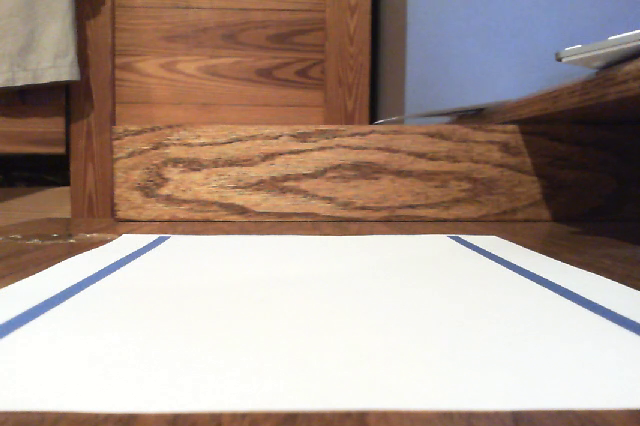
#> input picture frame 31 of test/LaneDetection/Samples/Movie on 2-2-17 at 1.58 AM.mov, 640 x 426 px
$ python lanedetectionfromvideo.py
#> lines starting #> are read from the running program, lines starting #| are printed output that depends on the picture; after the words box and inside, x2 and y2 are one past the last pixel; in counts of white or black regions, pixels touching at a corner belong together
import numpy as np
import cv2
import math

mtx = np.matrix([[  1.09737118e+03, 0.00000000e+00, 6.29382303e+02], [  0.00000000e+00, 1.10083151e+03, 3.71037449e+02], [  0.00000000e+00, 0.00000000e+00, 1.00000000e+00]])
dist = np.matrix([[  1.37334519e-01, -1.20441566e+00, 2.19553714e-03, -4.06071434e-04, 2.18048197e+00]])


kernel1 = np.ones((4, 4), np.uint8)
kernel2 = np.ones((9, 9), np.uint8)

cap = cv2.VideoCapture('/Users/Benjamin/PycharmProjects/SeniorProject/LaneDetection/Samples/Movie on 2-2-17 at 1.58 AM.mov')

trap_bottom_width = 0.85
trap_top_width = 0.07
trap_height = 0.4

try:
    while True:
        ret, frame = cap.read()
#> frame is the input picture: shape (426, 640, 3); mean B, G, R 142, 151.9, 170.6
        h, w = frame.shape[:2]
#> h = 426; w = 640
        print(h,w)
#| 426 640
        newcameramtx, roi = cv2.getOptimalNewCameraMatrix(mtx, dist, (w, h), 1, (w, h))
#> roi = (11, 7, 628, 418)
        undistort = cv2.undistort(frame, mtx, dist, None, newcameramtx)
        x, y, w, h = roi
#> x = 11; y = 7; w = 628; h = 418
        undistort = undistort[y:y + h, x:x + w]
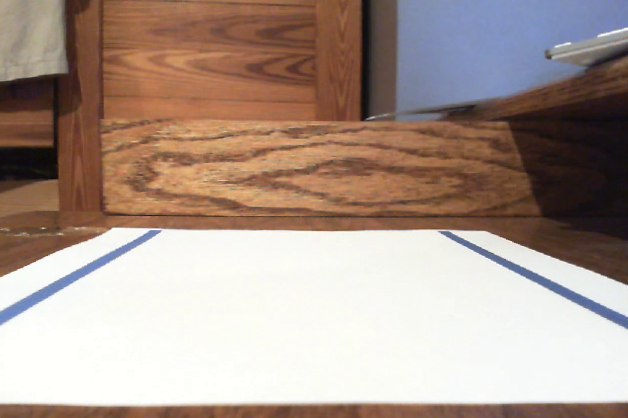
#> undistort: shape (418, 628, 3); mean B, G, R 142.9, 152.8, 171.6
        cv2.imshow('undistort', undistort)
        src_pts = np.float32([[343, 386], [857, 386], [0, 558], [1256, 585]])  # src

        dst_pts = np.float32([[0, 0], [513, 0], [0, 660], [516, 690]])  # dst

        M = cv2.getPerspectiveTransform(src_pts, dst_pts)
        dst_img = cv2.warpPerspective(frame, M, (516, 690))
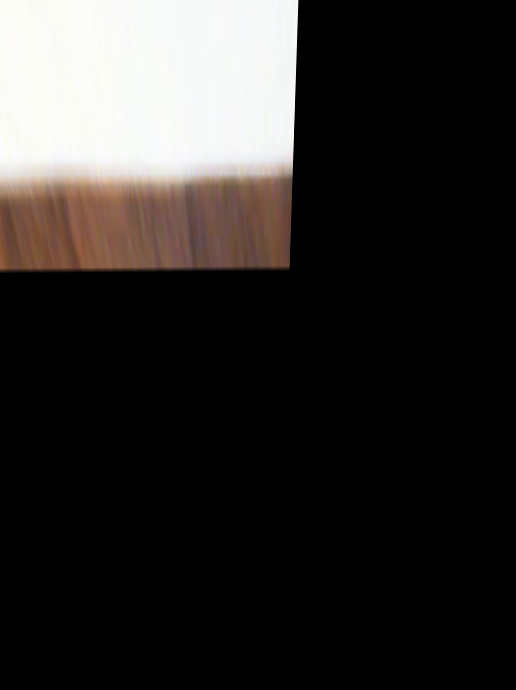
#> dst_img: shape (690, 516, 3); mean B, G, R 41.9, 43.5, 46
        cv2.imshow('preview', dst_img)


        cv2.imshow('frame',frame)
        blur = cv2.GaussianBlur(frame, (5, 5), 3)
        cv2.imshow('blur', blur)
        hsv = cv2.cvtColor(blur, cv2.COLOR_BGR2HSV)  # Convert to HSV
#> hsv: shape (426, 640, 3); mean H, S, V 35.7, 71.9, 175.4
        lower_blue = np.array([110, 50, 50])  # define range of blue color in HSV
        upper_blue = np.array([130, 255, 255])
        mask = cv2.inRange(hsv, lower_blue, upper_blue)  # Threshold the HSV image to get only blue colors
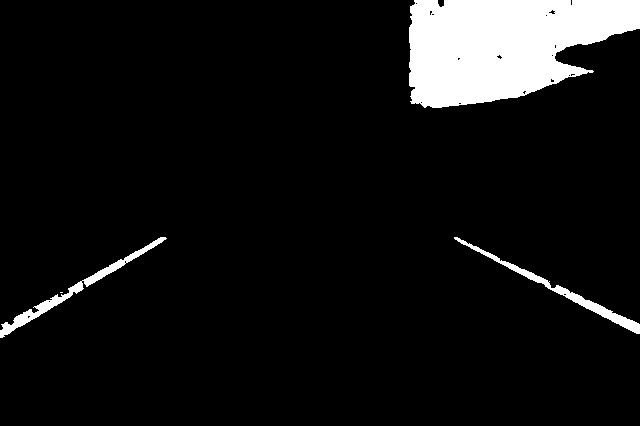
#> mask: shape (426, 640); 7.7% white; 4 white regions (1 under 20 px), largest, box (x1, y1, x2, y2) and area: (409, 0, 640, 108) 18268, (0, 237, 167, 338) 1412, (454, 237, 640, 334) 1350
        cv2.imshow('mask', mask)
        res = cv2.bitwise_and(frame, frame, mask=mask)
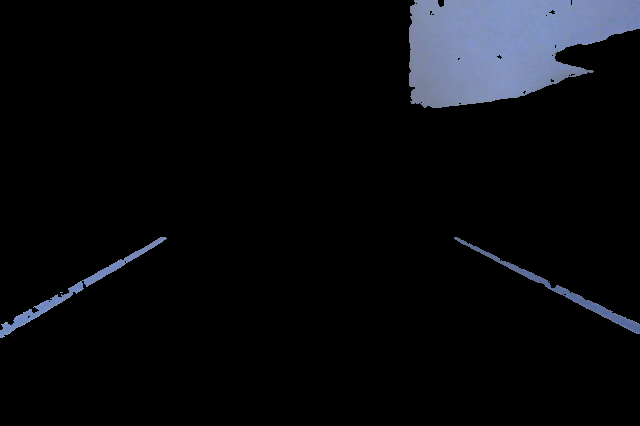
#> res: shape (426, 640, 3); mean B, G, R 13.9, 10.8, 9.6
        cv2.imshow('res', res)  # Show result
        dilation = cv2.dilate(mask, kernel1, iterations=3)
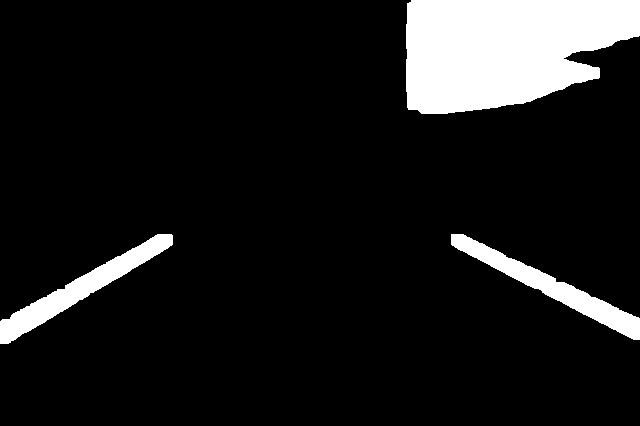
#> dilation: shape (426, 640); 10.6% white; 3 white regions, box (x1, y1, x2, y2) and area: (406, 0, 640, 114) 21007, (0, 234, 173, 344) 3947, (451, 234, 640, 340) 3877
        cv2.imshow('dilate',dilation)
        erosion = cv2.erode(dilation, kernel1, iterations=1)
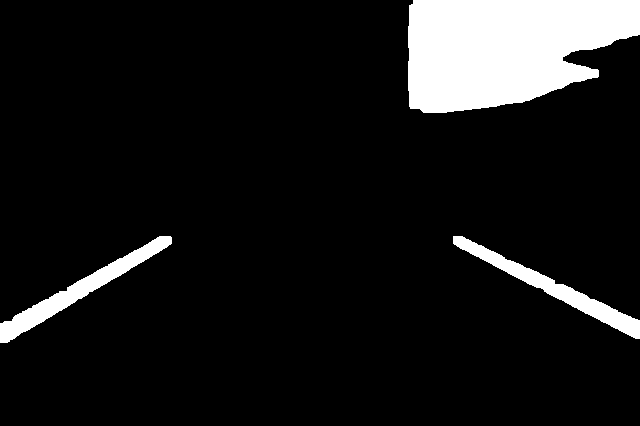
#> erosion: shape (426, 640); 9.7% white; 3 white regions, box (x1, y1, x2, y2) and area: (408, 0, 640, 113) 20348, (0, 236, 172, 343) 3147, (453, 236, 640, 339) 3020
        cv2.imshow('erosion', erosion)
        edged = cv2.Canny(erosion, 50, 150)
#> edged: shape (426, 640); 0.46% white in thin lines or dots, all inside (x1, y1, x2, y2) = (0, 0, 640, 343)
        closing = cv2.morphologyEx(edged, cv2.MORPH_CLOSE, kernel2)
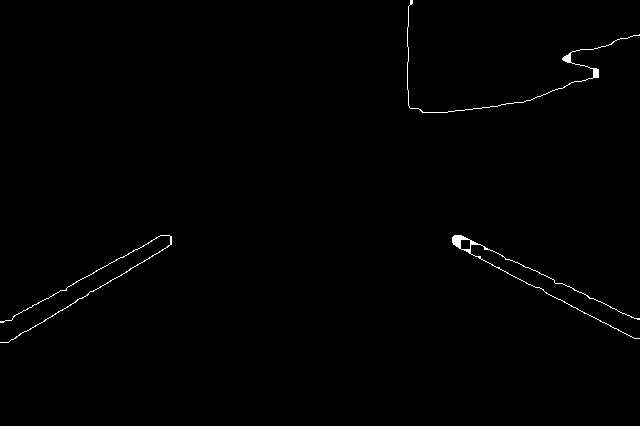
#> closing: shape (426, 640); 0.55% white in thin lines or dots, all inside (x1, y1, x2, y2) = (0, 0, 640, 343)

        cv2.waitKey(5)
except KeyboardInterrupt:
        pass

$ run again, starting later in the video
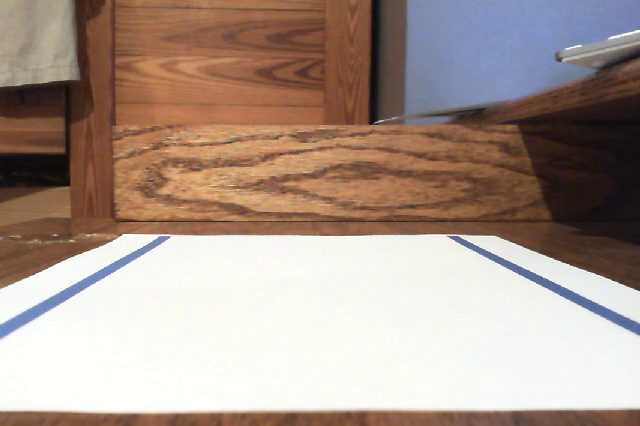
#> input picture frame 139 of test/LaneDetection/Samples/Movie on 2-2-17 at 1.58 AM.mov, 640 x 426 px
#> frame is the input picture: shape (426, 640, 3); mean B, G, R 141.8, 152, 170.7
#| 426 640
#> hsv: shape (426, 640, 3); mean H, S, V 34.4, 72.5, 175.5
#> `mask = cv2.inRange(hsv, lower_blue, upper_blue)`:
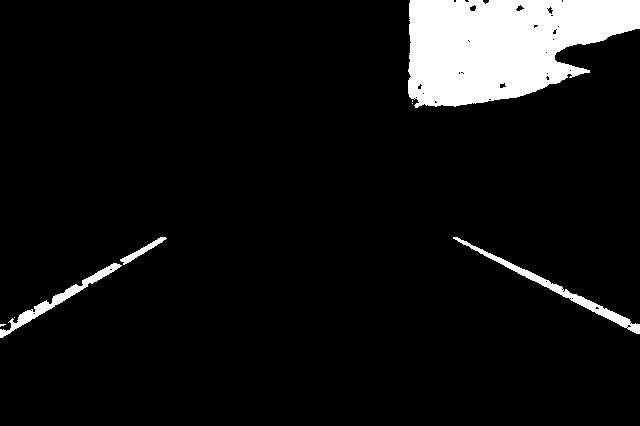
#> mask: shape (426, 640); 7.7% white; 8 white regions (4 under 20 px), largest, box (x1, y1, x2, y2) and area: (408, 0, 640, 108) 18217, (453, 237, 640, 334) 1378, (0, 263, 122, 338) 1086, (120, 237, 167, 265) 278
#> dilation: shape (426, 640); 10.6% white; 3 white regions, box (x1, y1, x2, y2) and area: (405, 0, 640, 114) 21026, (0, 234, 173, 344) 3930, (450, 234, 640, 340) 3923
#> erosion: shape (426, 640); 9.7% white; 3 white regions, box (x1, y1, x2, y2) and area: (407, 0, 640, 113) 20377, (0, 236, 172, 343) 3130, (452, 236, 640, 339) 3061
#> `edged = cv2.Canny(erosion, 50, 150)`:
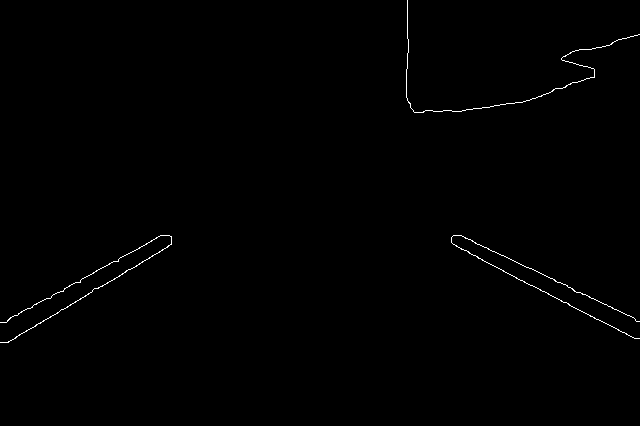
#> edged: shape (426, 640); 0.46% white in thin lines or dots, all inside (x1, y1, x2, y2) = (0, 0, 640, 343)

$ run again, starting later in the video
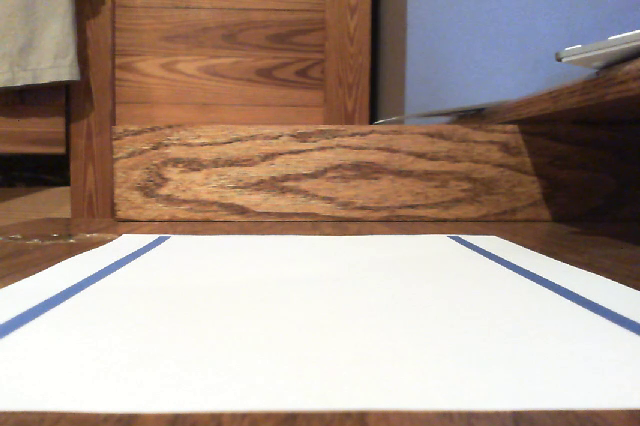
#> input picture frame 248 of test/LaneDetection/Samples/Movie on 2-2-17 at 1.58 AM.mov, 640 x 426 px
#> frame is the input picture: shape (426, 640, 3); mean B, G, R 140.7, 151.9, 170.9
#| 426 640
#> hsv: shape (426, 640, 3); mean H, S, V 32.4, 75.4, 175.5
#> `mask = cv2.inRange(hsv, lower_blue, upper_blue)`:
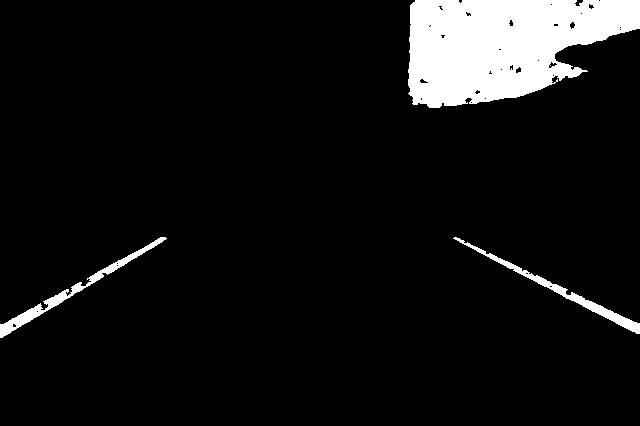
#> mask: shape (426, 640); 7.6% white; 3 white regions, box (x1, y1, x2, y2) and area: (408, 0, 640, 108) 18023, (0, 237, 167, 338) 1419, (453, 237, 640, 334) 1343
#> dilation: shape (426, 640); 10.5% white; 3 white regions, box (x1, y1, x2, y2) and area: (405, 0, 640, 114) 20899, (0, 234, 173, 344) 3945, (450, 234, 640, 340) 3890
#> erosion: shape (426, 640); 9.7% white; 3 white regions, box (x1, y1, x2, y2) and area: (407, 0, 640, 113) 20262, (0, 236, 172, 343) 3145, (452, 236, 640, 339) 3030
#> edged: shape (426, 640); 0.45% white in thin lines or dots, all inside (x1, y1, x2, y2) = (0, 0, 640, 343)
#> `closing = cv2.morphologyEx(edged, cv2.MORPH_CLOSE, kernel2)`:
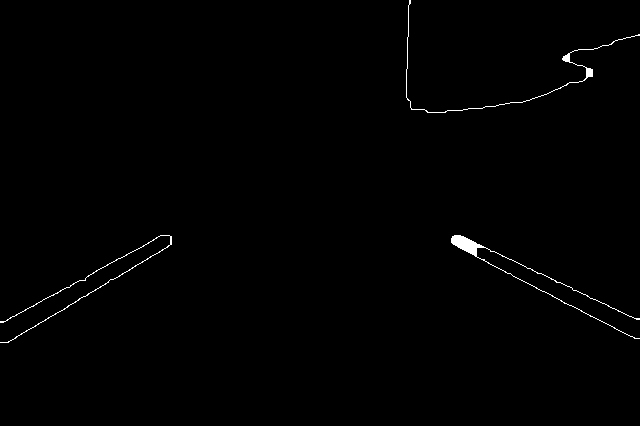
#> closing: shape (426, 640); 0.6% white; 3 white regions, box (x1, y1, x2, y2) and area: (451, 235, 640, 339) 698, (406, 0, 640, 113) 507, (0, 235, 172, 343) 419
